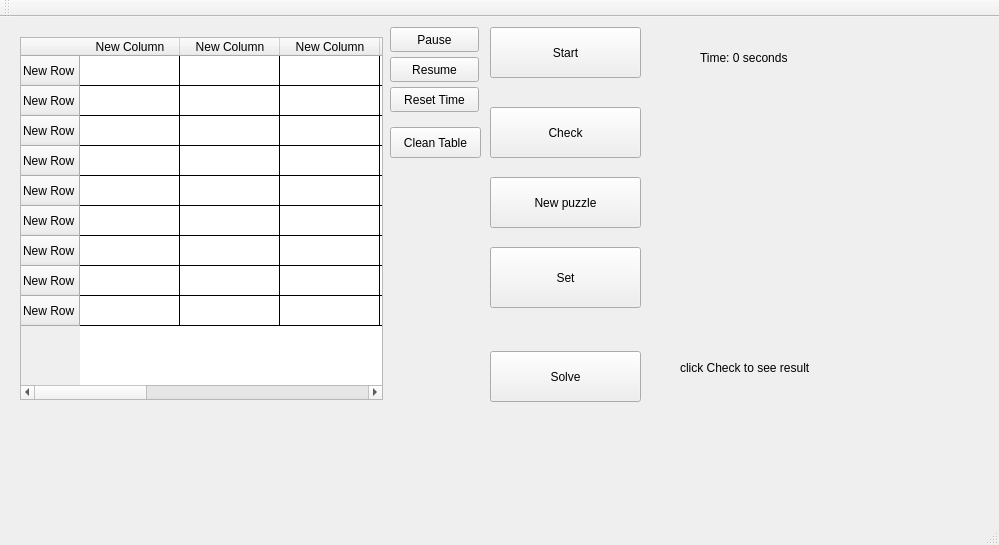
<?xml version="1.0" encoding="UTF-8"?>
<ui version="4.0">
 <class>MainWindow</class>
 <widget class="QMainWindow" name="MainWindow">
  <property name="geometry">
   <rect>
    <x>0</x>
    <y>0</y>
    <width>999</width>
    <height>545</height>
   </rect>
  </property>
  <property name="windowTitle">
   <string>MainWindow</string>
  </property>
  <widget class="QWidget" name="centralWidget">
   <widget class="QTableWidget" name="tableWidget">
    <property name="geometry">
     <rect>
      <x>20</x>
      <y>20</y>
      <width>363</width>
      <height>363</height>
     </rect>
    </property>
    <property name="styleSheet">
     <string notr="true">gridline-color: qlineargradient(spread:pad, x1:0, y1:0, x2:1, y2:0, stop:0 rgba(255, 178, 102, 255), stop:0.55 rgba(235, 148, 61, 255), stop:0.98 rgba(0, 0, 0, 255), stop:1 rgba(0, 0, 0, 0));</string>
    </property>
    <row>
     <property name="text">
      <string>New Row</string>
     </property>
    </row>
    <row>
     <property name="text">
      <string>New Row</string>
     </property>
    </row>
    <row>
     <property name="text">
      <string>New Row</string>
     </property>
    </row>
    <row>
     <property name="text">
      <string>New Row</string>
     </property>
    </row>
    <row>
     <property name="text">
      <string>New Row</string>
     </property>
    </row>
    <row>
     <property name="text">
      <string>New Row</string>
     </property>
    </row>
    <row>
     <property name="text">
      <string>New Row</string>
     </property>
    </row>
    <row>
     <property name="text">
      <string>New Row</string>
     </property>
    </row>
    <row>
     <property name="text">
      <string>New Row</string>
     </property>
    </row>
    <column>
     <property name="text">
      <string>New Column</string>
     </property>
    </column>
    <column>
     <property name="text">
      <string>New Column</string>
     </property>
    </column>
    <column>
     <property name="text">
      <string>New Column</string>
     </property>
    </column>
    <column>
     <property name="text">
      <string>New Column</string>
     </property>
    </column>
    <column>
     <property name="text">
      <string>New Column</string>
     </property>
    </column>
    <column>
     <property name="text">
      <string>New Column</string>
     </property>
    </column>
    <column>
     <property name="text">
      <string>New Column</string>
     </property>
    </column>
    <column>
     <property name="text">
      <string>New Column</string>
     </property>
    </column>
    <column>
     <property name="text">
      <string>New Column</string>
     </property>
    </column>
    <item row="0" column="0">
     <property name="text">
      <string/>
     </property>
     <property name="background">
      <brush brushstyle="NoBrush">
       <color alpha="255">
        <red>51</red>
        <green>140</green>
        <blue>79</blue>
       </color>
      </brush>
     </property>
    </item>
    <item row="0" column="1">
     <property name="text">
      <string/>
     </property>
     <property name="foreground">
      <brush brushstyle="NoBrush">
       <color alpha="255">
        <red>51</red>
        <green>140</green>
        <blue>79</blue>
       </color>
      </brush>
     </property>
    </item>
    <item row="0" column="2">
     <property name="text">
      <string/>
     </property>
     <property name="foreground">
      <brush brushstyle="NoBrush">
       <color alpha="255">
        <red>51</red>
        <green>140</green>
        <blue>79</blue>
       </color>
      </brush>
     </property>
    </item>
    <item row="1" column="0">
     <property name="text">
      <string/>
     </property>
     <property name="foreground">
      <brush brushstyle="NoBrush">
       <color alpha="255">
        <red>51</red>
        <green>140</green>
        <blue>79</blue>
       </color>
      </brush>
     </property>
    </item>
    <item row="1" column="1">
     <property name="text">
      <string/>
     </property>
     <property name="foreground">
      <brush brushstyle="NoBrush">
       <color alpha="255">
        <red>51</red>
        <green>140</green>
        <blue>79</blue>
       </color>
      </brush>
     </property>
    </item>
    <item row="1" column="2">
     <property name="text">
      <string/>
     </property>
     <property name="foreground">
      <brush brushstyle="NoBrush">
       <color alpha="255">
        <red>51</red>
        <green>140</green>
        <blue>79</blue>
       </color>
      </brush>
     </property>
    </item>
    <item row="2" column="0">
     <property name="text">
      <string/>
     </property>
     <property name="foreground">
      <brush brushstyle="NoBrush">
       <color alpha="255">
        <red>51</red>
        <green>140</green>
        <blue>79</blue>
       </color>
      </brush>
     </property>
    </item>
    <item row="2" column="1">
     <property name="text">
      <string/>
     </property>
     <property name="foreground">
      <brush brushstyle="NoBrush">
       <color alpha="255">
        <red>51</red>
        <green>140</green>
        <blue>79</blue>
       </color>
      </brush>
     </property>
    </item>
    <item row="2" column="2">
     <property name="text">
      <string/>
     </property>
     <property name="foreground">
      <brush brushstyle="NoBrush">
       <color alpha="255">
        <red>51</red>
        <green>140</green>
        <blue>79</blue>
       </color>
      </brush>
     </property>
    </item>
   </widget>
   <widget class="QPushButton" name="solve_button">
    <property name="geometry">
     <rect>
      <x>490</x>
      <y>334</y>
      <width>151</width>
      <height>51</height>
     </rect>
    </property>
    <property name="text">
     <string>Solve</string>
    </property>
   </widget>
   <widget class="QPushButton" name="generate_button">
    <property name="geometry">
     <rect>
      <x>490</x>
      <y>160</y>
      <width>151</width>
      <height>51</height>
     </rect>
    </property>
    <property name="text">
     <string>New puzzle</string>
    </property>
   </widget>
   <widget class="QPushButton" name="clean_button">
    <property name="geometry">
     <rect>
      <x>390</x>
      <y>110</y>
      <width>91</width>
      <height>31</height>
     </rect>
    </property>
    <property name="text">
     <string>Clean Table</string>
    </property>
   </widget>
   <widget class="QPushButton" name="check_button">
    <property name="geometry">
     <rect>
      <x>490</x>
      <y>90</y>
      <width>151</width>
      <height>51</height>
     </rect>
    </property>
    <property name="text">
     <string>Check</string>
    </property>
   </widget>
   <widget class="QLabel" name="label">
    <property name="geometry">
     <rect>
      <x>680</x>
      <y>240</y>
      <width>271</width>
      <height>221</height>
     </rect>
    </property>
    <property name="text">
     <string>click Check to see result</string>
    </property>
   </widget>
   <widget class="QPushButton" name="start_button">
    <property name="geometry">
     <rect>
      <x>490</x>
      <y>10</y>
      <width>151</width>
      <height>51</height>
     </rect>
    </property>
    <property name="text">
     <string>Start</string>
    </property>
   </widget>
   <widget class="QLabel" name="mytimer">
    <property name="geometry">
     <rect>
      <x>700</x>
      <y>10</y>
      <width>131</width>
      <height>61</height>
     </rect>
    </property>
    <property name="text">
     <string>Time: 0 seconds</string>
    </property>
   </widget>
   <widget class="QPushButton" name="pause_button">
    <property name="geometry">
     <rect>
      <x>390</x>
      <y>10</y>
      <width>89</width>
      <height>25</height>
     </rect>
    </property>
    <property name="text">
     <string>Pause</string>
    </property>
   </widget>
   <widget class="QPushButton" name="resume_button">
    <property name="geometry">
     <rect>
      <x>390</x>
      <y>40</y>
      <width>89</width>
      <height>25</height>
     </rect>
    </property>
    <property name="text">
     <string>Resume</string>
    </property>
   </widget>
   <widget class="QPushButton" name="reset_button">
    <property name="geometry">
     <rect>
      <x>390</x>
      <y>70</y>
      <width>89</width>
      <height>25</height>
     </rect>
    </property>
    <property name="text">
     <string>Reset Time</string>
    </property>
   </widget>
   <widget class="QPushButton" name="set_button">
    <property name="geometry">
     <rect>
      <x>490</x>
      <y>230</y>
      <width>151</width>
      <height>61</height>
     </rect>
    </property>
    <property name="text">
     <string>Set</string>
    </property>
   </widget>
  </widget>
  <widget class="QMenuBar" name="menuBar">
   <property name="geometry">
    <rect>
     <x>0</x>
     <y>0</y>
     <width>999</width>
     <height>22</height>
    </rect>
   </property>
  </widget>
  <widget class="QToolBar" name="mainToolBar">
   <attribute name="toolBarArea">
    <enum>TopToolBarArea</enum>
   </attribute>
   <attribute name="toolBarBreak">
    <bool>false</bool>
   </attribute>
  </widget>
  <widget class="QStatusBar" name="statusBar"/>
 </widget>
 <layoutdefault spacing="6" margin="11"/>
 <resources/>
 <connections/>
</ui>
